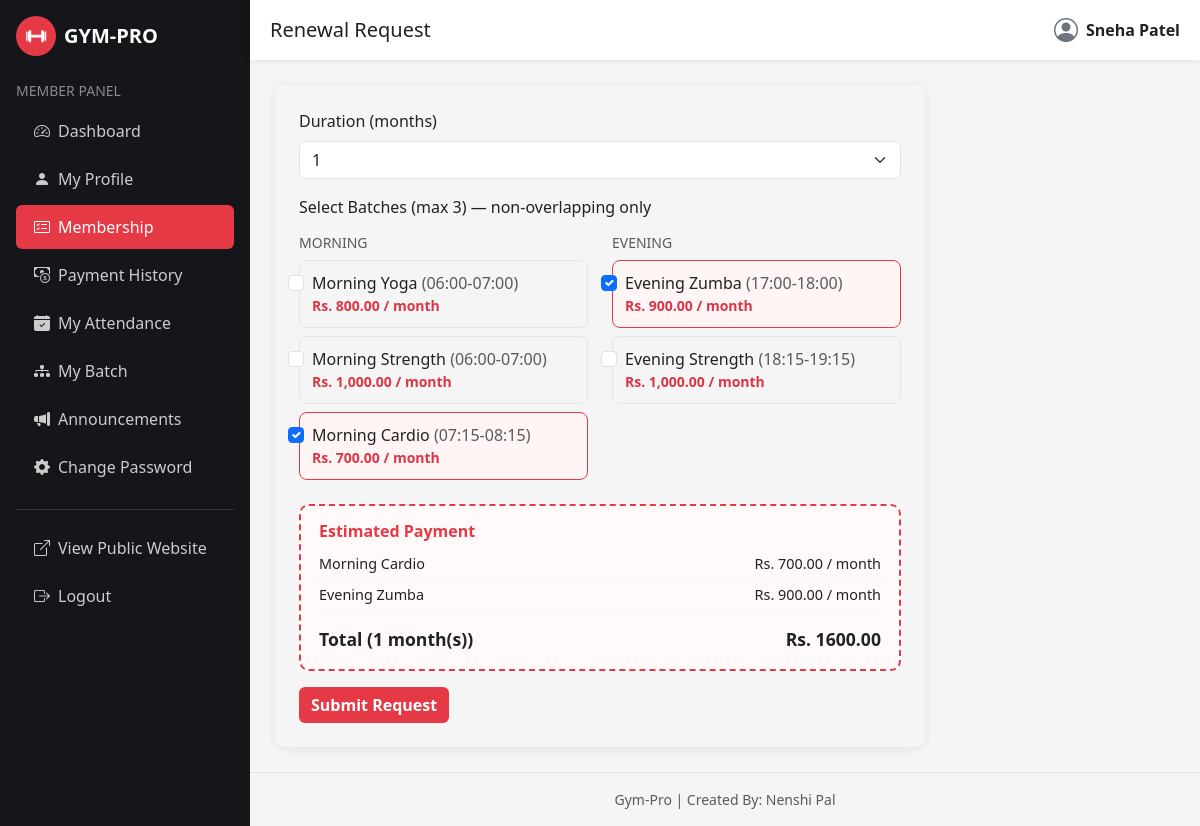
/member/renew-request.php (signed in), run on the app's committed database.
### tables this page shows
CREATE TABLE settings (
    setting_id INT AUTO_INCREMENT PRIMARY KEY,
    setting_key VARCHAR(50) NOT NULL UNIQUE,
    setting_value VARCHAR(255) NOT NULL
);

CREATE TABLE batches (
    batch_id INT AUTO_INCREMENT PRIMARY KEY,
    batch_name VARCHAR(100) NOT NULL,
    start_time TIME NOT NULL,
    end_time TIME NOT NULL,
    capacity INT NOT NULL DEFAULT 20,
    monthly_fee DECIMAL(10,2) NOT NULL DEFAULT 0,
    status ENUM('Active','Inactive') DEFAULT 'Active'
);

### includes/batch-functions.php (called while the page is built, shortened)
<?php
function get_batches_grouped($conn, $active_only = true) {
    $sql = "SELECT * FROM batches";
    if ($active_only) { $sql .= " WHERE status='Active'"; }
    $sql .= " ORDER BY start_time ASC";
    $result = mysqli_query($conn, $sql);
    $grouped = ['Morning' => [], 'Evening' => []];
    while ($row = mysqli_fetch_assoc($result)) {
        $bucket = ($row['start_time'] < '12:00:00') ? 'Morning' : 'Evening';
        $grouped[$bucket][] = $row;
    }
    return $grouped;
}
function get_max_batches_per_member($conn) {
    $res = mysqli_query($conn, "SELECT setting_value FROM settings WHERE setting_key='max_batches_per_member'");
    $row = mysqli_fetch_assoc($res);
    return $row ? (int)$row['setting_value'] : 3;
}
?>

### member/renew-request.php (the view, shortened to what this page needs)
<?php
require_once "../includes/config.php";
require_once "../includes/batch-functions.php";
$member_id = $_SESSION['member_id'];
$max_batches = get_max_batches_per_member($conn);
$grouped = get_batches_grouped($conn, true);
$stmt2 = mysqli_prepare($conn, "SELECT status FROM renewal_requests WHERE member_id=? ORDER BY renewal_id DESC LIMIT 1");
mysqli_stmt_bind_param($stmt2, "i", $member_id);
mysqli_stmt_execute($stmt2);
$latest = mysqli_fetch_assoc(mysqli_stmt_get_result($stmt2));
$has_pending = $latest && $latest['status'] === 'Pending';
$current = [];
$c_stmt = mysqli_prepare($conn, "SELECT batch_id FROM member_batches WHERE member_id=?");
mysqli_stmt_bind_param($c_stmt, "i", $member_id);
mysqli_stmt_execute($c_stmt);
$c_res = mysqli_stmt_get_result($c_stmt);
while ($row = mysqli_fetch_assoc($c_res)) { $current[] = (int)$row['batch_id']; }
include "includes/header.php";
include "includes/sidebar.php";
include "includes/topbar.php";
?>
<div class="gym-card p-4" style="max-width:650px;">
    <?php if ($has_pending): ?>
        <p>You already have a pending renewal request.</p>
        <a href="renew-status.php" class="btn btn-outline-dark">View Status</a>
    <?php else: ?>
        <form method="POST">
            <div class="mb-3">
                <label class="form-label">Duration (months)</label>
                <select name="duration" class="form-select duration-select">
                    <option value="1">1</option><option value="3">3</option><option value="6">6</option><option value="12">12</option>
                </select>
            </div>
            <div class="mb-3">
                <label class="form-label">Select Batches (max <?php echo $max_batches; ?>) — non-overlapping only</label>
                <div data-batch-picker data-max-batches="<?php echo $max_batches; ?>" class="row">
                    <?php foreach (['Morning','Evening'] as $slot): if (empty($grouped[$slot])) continue; ?>
                        <div class="col-md-6">
                            <h6 class="text-muted small text-uppercase mt-2"><?php echo $slot; ?></h6>
                            <?php foreach ($grouped[$slot] as $b): ?>
                                <div class="form-check batch-check">
                                    <input class="form-check-input batch-check-input" type="checkbox"
                                           name="batch_ids[]" value="<?php echo $b['batch_id']; ?>"
                                           id="mrenew_batch_<?php echo $b['batch_id']; ?>"
                                           data-start="<?php echo $b['start_time']; ?>"
                                           data-end="<?php echo $b['end_time']; ?>"
                                           data-fee="<?php echo $b['monthly_fee']; ?>"
                                           data-name="<?php echo htmlspecialchars($b['batch_name'], ENT_QUOTES); ?>"
                                           <?php echo in_array($b['batch_id'], $current) ? 'checked' : ''; ?>>
                                    <label class="form-check-label" for="mrenew_batch_<?php echo $b['batch_id']; ?>">
                                        <?php echo htmlspecialchars($b['batch_name']); ?>
                                        <span class="text-muted">(<?php echo substr($b['start_time'],0,5) . "-" . substr($b['end_time'],0,5); ?>)</span>
                                        <span class="d-block small text-danger fw-semibold">Rs. <?php echo number_format($b['monthly_fee'], 2); ?> / month</span>
                                    </label>
                                </div>
                            <?php endforeach; ?>
                        </div>
                    <?php endforeach; ?>
                </div>
            </div>
            <div class="mb-3">
                <div class="payment-breakdown" id="paymentBreakdown" style="display:none;">
                    <h6>Estimated Payment</h6>
                    <ul id="breakdownList"></ul>
                    <div class="d-flex justify-content-between breakdown-total-row fw-bold">
                        <span>Total (<span id="breakdownDuration">1</span> month(s))</span>
                        <span>Rs. <span id="breakdownTotal">0.00</span></span>
                    </div>
                </div>
            </div>
            <button type="submit" class="btn btn-gym-primary">Submit Request</button>
        </form>
    <?php endif; ?>
</div>
<?php include "includes/footer.php"; ?>

### css/style.css (style rules this page uses)
:root { --gym-dark: #14161a; --gym-dark-2: #1e2128; --gym-red: #e63946; --gym-red-dark: #c1121f; --gym-light: #f5f5f5; --gym-gray: #6c757d; }
body { font-family: 'Segoe UI', Arial, sans-serif; background-color: var(--gym-light); color: #222; }
.btn-gym-primary { background: var(--gym-red); border: none; color: #fff; font-weight: 600; }
.gym-card { border: none; border-radius: 10px; box-shadow: 0 2px 10px rgba(0,0,0,0.08); transition: transform .2s ease; }
.batch-check { border: 1px solid #e5e5e5; border-radius: 8px; padding: 10px 12px; margin-bottom: 8px; transition: opacity .15s ease; }
.batch-check:has(.batch-check-input:checked) { border-color: var(--gym-red); background: #fff5f5; }
.payment-breakdown { border: 2px dashed var(--gym-red); border-radius: 10px; padding: 16px 18px; background: #fff9f9; }
.payment-breakdown h6 { color: var(--gym-red); font-weight: 700; }
.payment-breakdown ul { list-style: none; padding: 0; margin: 0 0 10px 0; }
.payment-breakdown .breakdown-total-row { font-size: 1.1rem; padding-top: 6px; }

### css/animations.css (style rules this page uses)
body { animation: gp-page-fade 0.5s ease both; }
.gym-card, .stat-card, .auth-card, .batch-check, .gym-hero h1, .gym-hero p, .gym-hero .btn { opacity: 0; transform: translateY(24px); transition: opacity 0.6s ease, transform 0.6s ease; }
.gp-in-view { opacity: 1 !important; transform: translateY(0) !important; }
.gym-card { transition: transform 0.25s ease, box-shadow 0.25s ease, opacity 0.6s ease; }
.btn { transition: transform 0.15s ease, box-shadow 0.15s ease, background-color 0.15s ease; }
.form-control, .form-select { transition: box-shadow 0.2s ease, border-color 0.2s ease; }
.batch-check { transition: transform 0.2s ease, border-color 0.2s ease, background-color 0.2s ease, opacity 0.2s ease; }
.batch-check:has(.batch-check-input:checked) { transform: scale(1.02); }

### data on the page
settings: setting_value "3"
batches: batch_name "Morning Yoga", start_time "06:00", end_time "07:00", monthly_fee "800.00"
batches: batch_name "Morning Strength", start_time "06:00", end_time "07:00", monthly_fee "1,000.00"
batches: batch_id "☑", batch_name "Morning Cardio", start_time "07:15", end_time "08:15", monthly_fee "700.00"
batches: batch_id "☑", batch_name "Evening Zumba", start_time "17:00", end_time "18:00", monthly_fee "900.00"
batches: batch_name "Evening Strength", start_time "18:15", end_time "19:15", monthly_fee "1,000.00"

### other printed values
isset($page_title) ? $page_title : 'Member' "Renewal Request"
isset($_SESSION['member_name']) ? $_SESSION['member_name'] : 'Member' "Sneha Patel"
$slot "MORNING"
$slot "EVENING"
